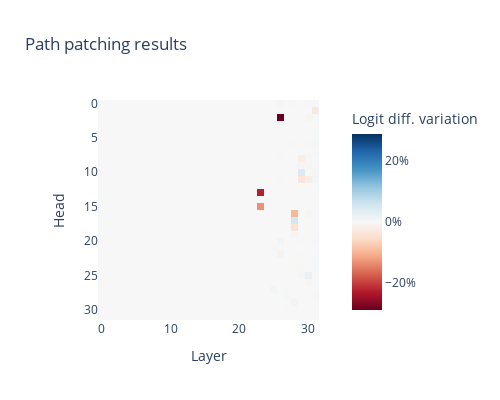

Notebook code for this chart:
### Code cell
filename = "./results/llama_3_8b/resid_post_31.pt"
results_resid_post_31 = t.load(filename)
visualize_heatmap(results_resid_post_31)

### Figure 1 — Plotly figure (JSON) as saved in the notebook; plotly's stock layout.template omitted (floating-point values rounded to 4 significant figures; data arrays with more than 128 entries replaced by an {"elided": "..."} marker saying what was removed)
{"data": [{"coloraxis": "coloraxis", "hovertemplate": "Layer: %{x}<br>Head: %{y}<br>Logit diff. variation: %{z}<extra></extra>", "name": "0", "type": "heatmap", "xaxis": "x", "yaxis": "y", "z": {"elided": "32x32 float values"}}], "layout": {"coloraxis": {"cmid": 0, "colorbar": {"ticksuffix": "%", "title": {"text": "Logit diff. variation"}}, "colorscale": [[0, "rgb(103,0,31)"], [0.1, "rgb(178,24,43)"], [0.2, "rgb(214,96,77)"], [0.3, "rgb(244,165,130)"], [0.4, "rgb(253,219,199)"], [0.5, "rgb(247,247,247)"], [0.6, "rgb(209,229,240)"], [0.7, "rgb(146,197,222)"], [0.8, "rgb(67,147,195)"], [0.9, "rgb(33,102,172)"], [1, "rgb(5,48,97)"]]}, "height": 400, "title": {"text": "Path patching results "}, "width": 500, "xaxis": {"anchor": "y", "constrain": "domain", "domain": [0, 1], "scaleanchor": "y", "title": {"text": "Layer"}}, "yaxis": {"anchor": "x", "autorange": "reversed", "constrain": "domain", "domain": [0, 1], "title": {"text": "Head"}}}}
